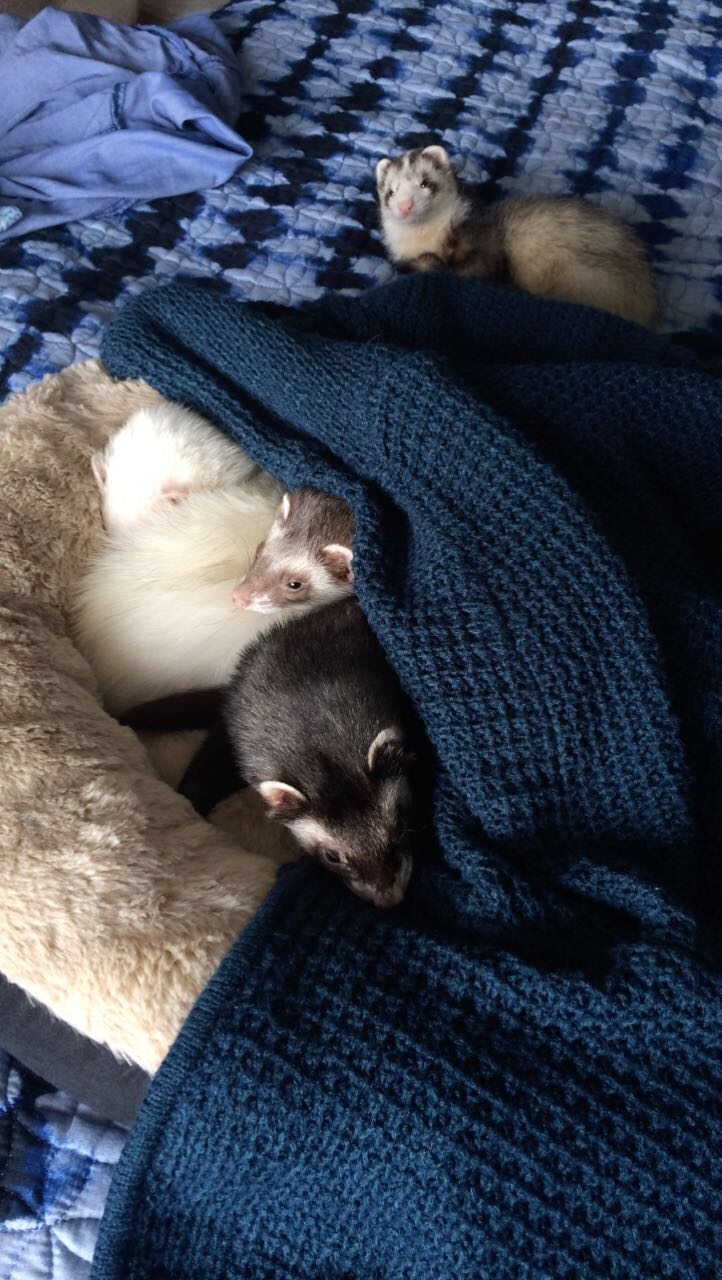
%> input picture Gerom_Pagaduan_HW5/img/smol.png, 722 x 1280 px
$ octave Homework5.m   (GNU Octave 9; MATLAB toolbox functions it lacks are replaced by stand-ins)
%> lines starting %> are read from the running program, lines starting %| are printed output that depends on the picture
%% resizes image for use
originalImage = imread('img/smol.png');
%> originalImage is the input picture: size 1280x722x3 uint8; mean R, G, B 60.5, 68.3, 83.5
resizedOriginImage = imresize(originalImage, 0.5);

distortedImage1 = imread('img/smolsaldist.png');
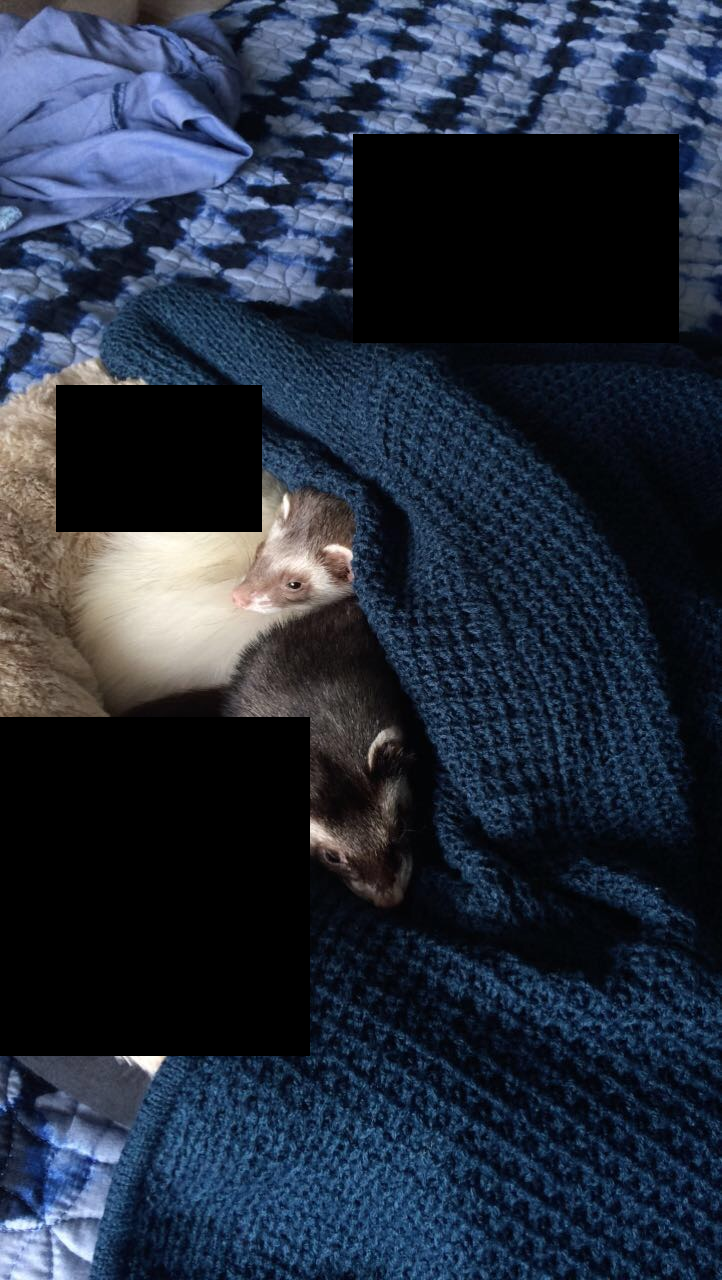
%> input picture Gerom_Pagaduan_HW5/img/smolsaldist.png, 722 x 1280 px
%> distortedImage1 is the input picture: size 1280x722x3 uint8; mean R, G, B 36.9, 45.9, 61.7
resizedDistortImage1 = imresize(distortedImage1, 0.5);

distortedImage2 = imread('img/smolnondist.png');
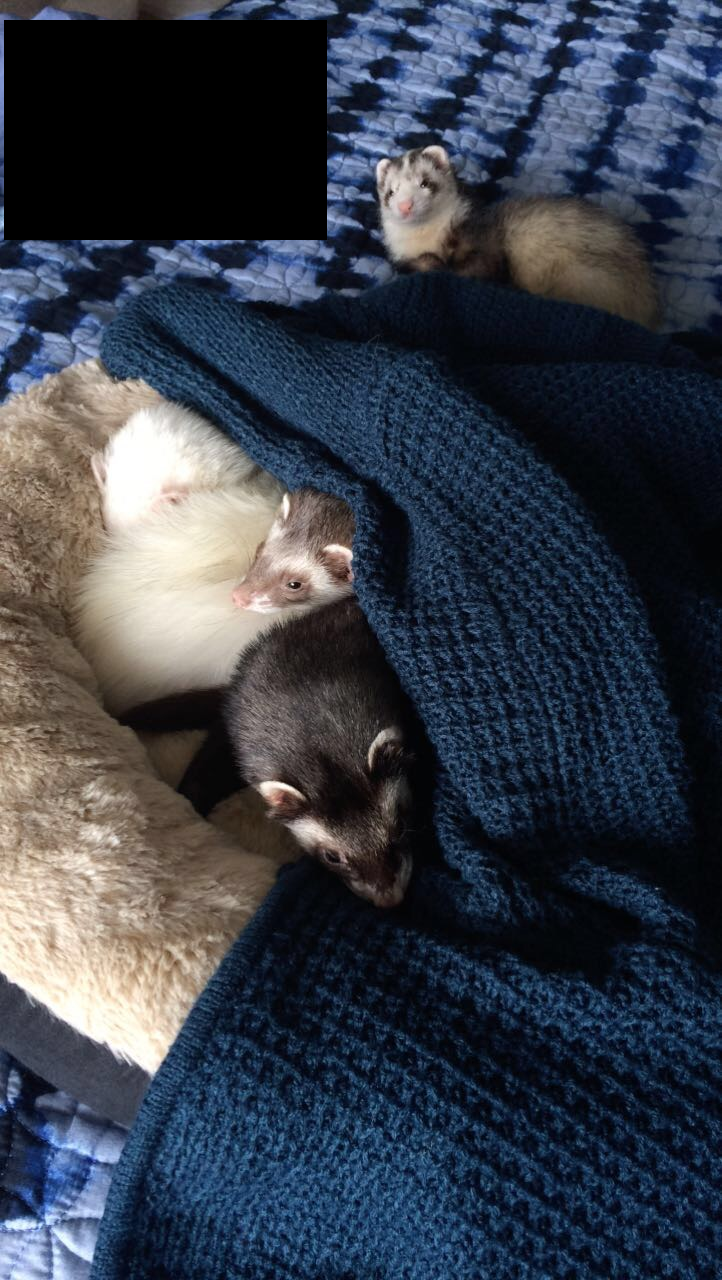
%> input picture Gerom_Pagaduan_HW5/img/smolnondist.png, 722 x 1280 px
%> distortedImage2 is the input picture: size 1280x722x3 uint8; mean R, G, B 54.6, 61.1, 72.9
resizedDistortImage2 = imresize(distortedImage2, 0.5);

%% finds MSE and PSNR
%> (the run ends here)
